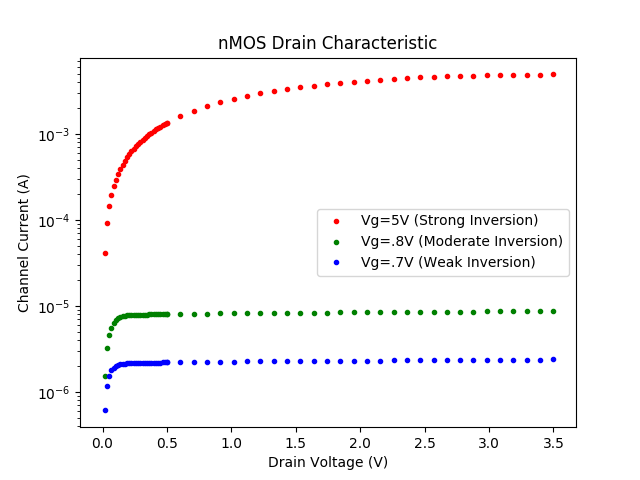

Generate this figure with Python:
# -*- coding: utf-8 -*-

import numpy as np
from scipy import stats
import matplotlib.pyplot as plt

# Importing Data
Iraw = open('../nmos exp3 5/Id.txt', 'r').read().split()
VdRaw = open('../nmos exp3 5/Vd.txt', 'r').read().split()
Iraw2 = open('../nmos exp3 .8/Id.txt', 'r').read().split()
VdRaw2 = open('../nmos exp3 .8/Vd.txt', 'r').read().split()
Iraw3 = open('../nmos exp3 .7/Id.txt', 'r').read().split()
VdRaw3 = open('../nmos exp3 .7/Vd.txt', 'r').read().split()

Ilogged = []
Ilogged2 = []
Ilogged3 = []

Vd = []
Vd2 = []
Vd3 = []

Vsat = []
Isat = []
Vsat2 = []
Isat2 = []
Vsat3 = []
Isat3 = []


#Is = ??
#Ut = ??


i = 0
for x in Iraw:
    cVal = float(x)
    vVal = float(VdRaw[i])
    Iraw[i] = float(Iraw[i])
    VdRaw[i] = float(VdRaw[i])
    if Iraw[i] > 0:
        Ilogged.append(np.log(Iraw[i]))
        Vd.append(VdRaw[i])
        if VdRaw[i] > 1.5:
            Vsat.append(VdRaw[i])
            Isat.append((Iraw[i]))
    i+=1


i = 0
for x in Iraw2:
    Iraw2[i] = float(Iraw2[i])
    VdRaw2[i] = float(VdRaw2[i])
    if Iraw[i] > 0:
        Ilogged2.append(np.log(Iraw2[i]))
        Vd2.append(VdRaw2[i])
        if VdRaw2[i] > 1.5:
            Vsat2.append(VdRaw2[i])
            Isat2.append((Iraw2[i]))
    i+=1

i = 0
for x in Iraw3:
    Iraw3[i] = float(Iraw3[i])
    VdRaw3[i] = float(VdRaw3[i])
    if Iraw[i] > 0:
        Ilogged3.append(np.log(Iraw3[i]))
        Vd3.append(VdRaw3[i])
        if VdRaw3[i] > 1.5:
            Vsat3.append(VdRaw3[i])
            Isat3.append((Iraw3[i]))
    i+=1

slope, intercept, r_value, p_value, std_err = stats.linregress(Vd[:5], Ilogged[:5])
gs = slope

m, b, r_value, p_value, std_err = stats.linregress(Vsat, Isat)
ro = 1/m

slope, intercept, r_value, p_value, std_err = stats.linregress(Vd2[:5], Ilogged2[:5])
gs2 = slope

m2, b2, r_value, p_value, std_err = stats.linregress(Vsat2, Isat2)
ro2 = 1/m2

slope, intercept, r_value, p_value, std_err = stats.linregress(Vd3[:5], Ilogged3[:5])
gs3 = slope

m3, b3, r_value, p_value, std_err = stats.linregress(Vsat3, Isat3)
ro3 = 1/m3


if __name__ == '__main__':

    # Setting up plot
    title = "nMOS Drain Characteristic"
    yLabel = "Channel Current (A)"
    xLabel = "Drain Voltage (V)"

    # Plotting Data

    Data1 = plt.semilogy(VdRaw, Iraw, 'ro', markersize=3, label="Vg=5V (Strong Inversion)")
    Data1 = plt.semilogy(VdRaw2, Iraw2, 'go', markersize=3, label="Vg=.8V (Moderate Inversion)")
    Data1 = plt.semilogy(VdRaw3, Iraw3, 'bo', markersize=3, label="Vg=.7V (Weak Inversion)")
    #Data = plt.plot(Vsat3, (m*(Vsat3)+b), 'r', label="fitted line: y=e^("+str(round(m, 5))+"x + " +str(round(b, 5)) + ")")
    #Data = plt.plot(Vd[:5], np.exp(slope*(np.array(Vd[:5]))+intercept), 'r', label="fitted line: y=e^("+str(round(slope, 5))+"x + " +str(round(intercept, 5)) + ")")


    plt.xlabel(xLabel)
    plt.ylabel(yLabel)
    plt.title(title)
    plt.legend()
    plt.savefig('nmos_drain.png', format='png')

    plt.show()
